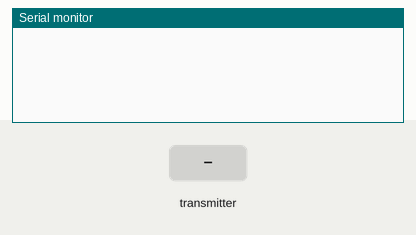
Recording of a sketch running on a simulated ESP32. Parts: the last lines printed to the serial monitor. The inputs (shaded band) are chosen by the test bench.

Above: at 1.2 s.
1.3 s: the transmitter starts sending a = 0
At 1.66 s:
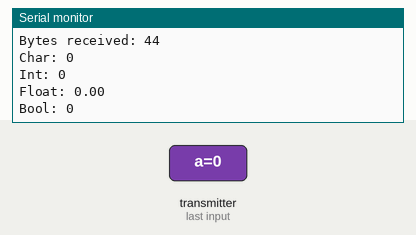
2.8 s: the transmitter starts sending b = 1024
4.3 s: the transmitter starts sending c = 25
5.8 s: the transmitter starts sending d = 1
At 6.16 s:
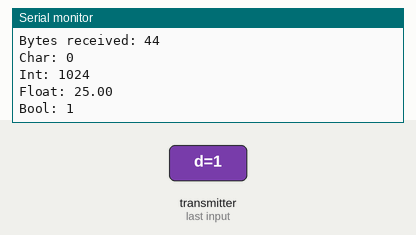
7.3 s: the transmitter starts sending a = 1
8.8 s: the transmitter starts sending b = 2048
Timing chart, 0 to 11.3 s (numbered marks = the images above; inputs shaded):
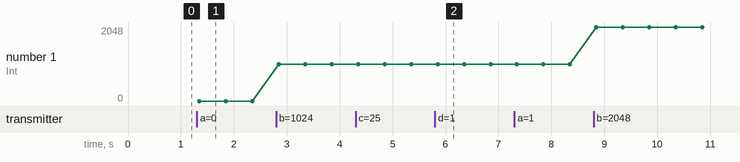

Measured:
- after the input at 1.3 s, the serial monitor: prints a new line after 0.05 s (image 1)
- after the input at 5.8 s, the serial monitor: prints a new line after 0.05 s (image 2)
- plotted number 1: 0 → 1024 after the input at 2.8 s, 1024 → 2048 after the input at 8.8 s

The sketch:

Receiver.ino
```cpp
// 11 September 2023
// Alfan, Ayum, Rani
// Program ESP32 Sebagai Penerima

// Penambahan Library
#include <esp_now.h>
#include <WiFi.h>

// Struktur pesan sender dan receiver harus sama
typedef struct struct_message {
  char a[32];
  int b;
  float c;
  bool d;
} struct_message;

// Driver struktur pesan
struct_message myData;

// fungsi callback yang akan dieksekusi ketika ada pesan diterima
void OnDataRecv(const uint8_t *mac, const uint8_t *incomingData, int len) {
  memcpy(&myData, incomingData, sizeof(myData));
  Serial.print("Bytes received: ");
  Serial.println(len);
  Serial.print("Char: ");
  Serial.println(myData.a);
  Serial.print("Int: ");
  Serial.println(myData.b);
  Serial.print("Float: ");
  Serial.println(myData.c);
  Serial.print("Bool: ");
  Serial.println(myData.d);
  Serial.println();
}

void setup() {
  // Initialize Serial Monitor
  Serial.begin(115200);
  // Set ESP32 sebagai station
  WiFi.mode(WIFI_STA);
  // Init ESP-NOW
  if (esp_now_init() != ESP_OK) {
    Serial.println("Error initializing ESP-NOW");
    return;
  }
  // Fungsi akses register cb untuk proses penerimaan data
  esp_now_register_recv_cb(OnDataRecv);
}
void loop() {
}
```
